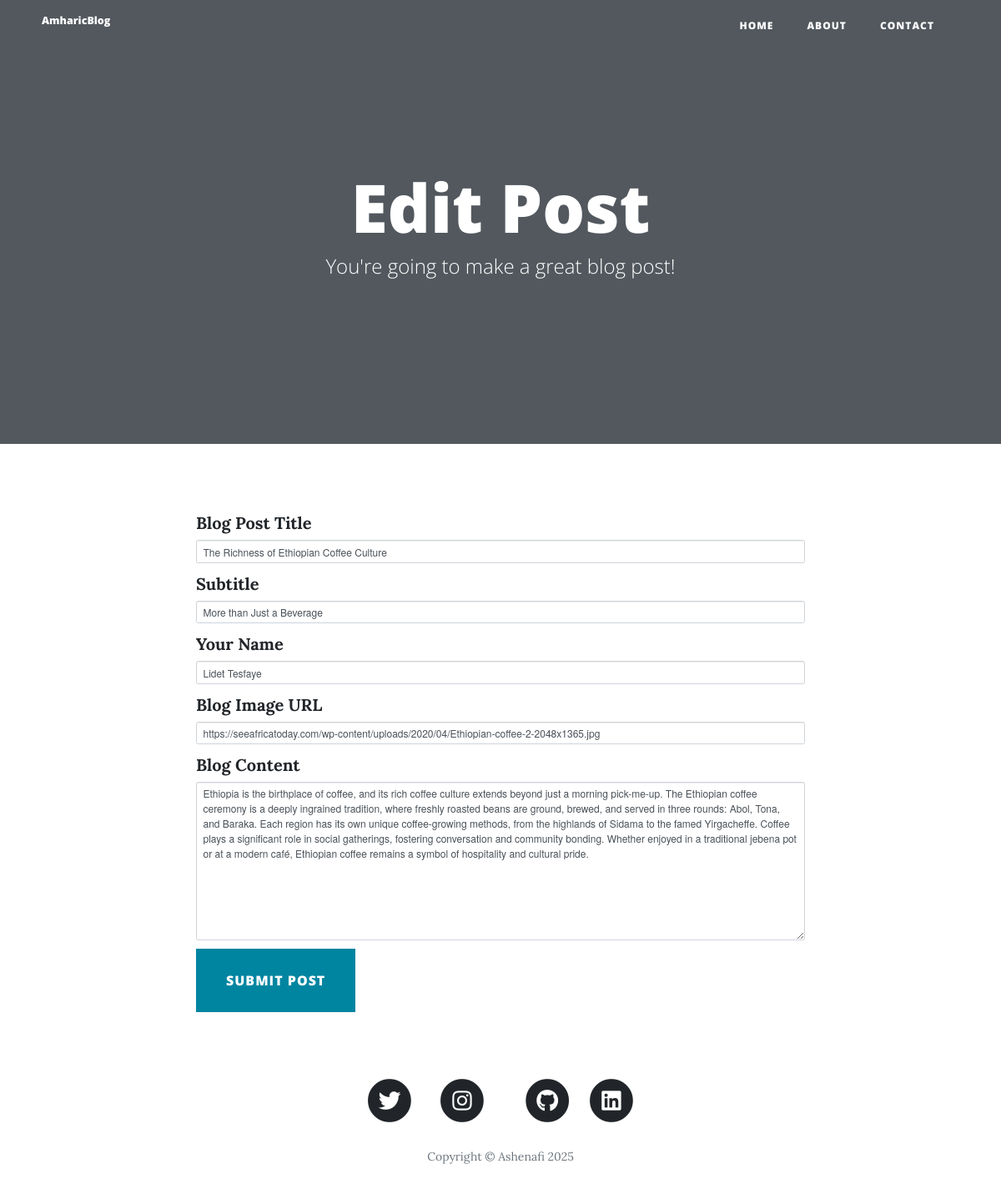
The app's page /edit-post/2 with its own data.
### main.py (models this page shows)
class BlogPost(db.Model):
    id = db.Column(db.Integer, primary_key=True)
    title = db.Column(db.String(250), unique=True, nullable=False)
    subtitle = db.Column(db.String(250), nullable=False)
    date = db.Column(db.String(250), nullable=False)
    body = db.Column(db.Text, nullable=False)
    author = db.Column(db.String(250), nullable=False)
    img_url = db.Column(db.String(250), nullable=False)

### main.py (the view, shortened to what this page needs)
@app.route("/edit-post/<int:post_id>", methods=["GET", "POST"])
def edit_post(post_id):
    post = BlogPost.query.get(post_id)
    form = CreatePostForm(
        title=post.title,
        subtitle=post.subtitle,
        author=post.author,
        img_url=post.img_url,
        body=post.body
    )
    return render_template("edit-post.html", form=form, post=post)

### main.py
class CreatePostForm(FlaskForm):
    title = StringField("Blog Post Title", validators=[DataRequired()])
    subtitle = StringField("Subtitle", validators=[DataRequired()])
    author = StringField("Your Name", validators=[DataRequired()])
    img_url = StringField("Blog Image URL", validators=[DataRequired(), URL()])
    body = CKEditorField("Blog Content", validators=[DataRequired()])  # Changed to CKEditorField
    submit = SubmitField("Submit Post")

### templates/edit-post.html (shortened to what this page needs)
{% extends 'bootstrap/base.html' %}
{% block content %}
{% include "header.html" %}
  <header class="masthead">
    <div class="overlay"></div>
    <div class="container">
      <div class="row">
        <div class="col-lg-8 col-md-10 mx-auto">
          <div class="page-heading">
            <h1>Edit Post</h1>
            <span class="subheading">You're going to make a great blog post!</span>
          </div>
        </div>
      </div>
    </div>
  </header>
  <div class="container py-5">
    <div class="row">
      <div class="col-lg-8 col-md-10 mx-auto">
        <form method="POST" action="{{ url_for('edit_post', post_id=post.id) }}" novalidate>
          <div class="mb-3">
            {{ form.title.label(class="form-label") }}
            {{ form.title(class="form-control", placeholder="Enter post title", value=post.title) }}
          </div>
          <div class="mb-3">
            {{ form.subtitle.label(class="form-label") }}
            {{ form.subtitle(class="form-control", placeholder="Enter subtitle", value=post.subtitle) }}
          </div>
          <div class="mb-3">
            {{ form.author.label(class="form-label") }}
            {{ form.author(class="form-control", placeholder="Enter author name", value=post.author) }}
          </div>
          <div class="mb-3">
            {{ form.img_url.label(class="form-label") }}
            {{ form.img_url(class="form-control", placeholder="Enter image URL", value=post.img_url) }}
          </div>
          <div class="mb-3">
            {{ form.body.label(class="form-label") }}
            {{ form.body(class="form-control", rows="10", placeholder="Write your blog post here...", value=post.body) }}
          </div>
          <div class="d-grid gap-2">
            {{ form.submit(class="btn btn-primary btn-lg") }}
          </div>
        </form>
      </div>
    </div>
  </div>
{% include "footer.html" %}
{% endblock %}

### records on screen
BlogPost: title "The Richness of Ethiopian Coffee Culture", subtitle "More than Just a Beverage", author "Lidet Tesfaye", img_url "https://seeafricatoday.com/wp-content/uploads/2020/04/Ethiopian-coffee-2-2048x1365.jpg", body "Ethiopia is the birthplace of coffee, and its rich coffee culture extends beyond just a morning pick-me-up. The Ethiopian coffee ceremony is a deeply ingrained tradition, where freshly roasted beans are ground, brewed, and served in three rounds: Abol, Tona, and Baraka. Each region has its own unique coffee-growing methods, from the highlands of Sidama to the famed Yirgacheffe. Coffee plays a significant role in social gatherings, fostering conversation and community bonding. Whether enjoyed in a traditional jebena pot or at a modern café, Ethiopian coffee remains a symbol of hospitality and cultural pride."
